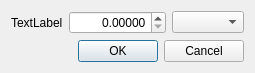
<?xml version="1.0" encoding="UTF-8"?>
<ui version="4.0">
 <class>cIngredientValue</class>
 <widget class="QDialog" name="cIngredientValue">
  <property name="geometry">
   <rect>
    <x>0</x>
    <y>0</y>
    <width>237</width>
    <height>69</height>
   </rect>
  </property>
  <property name="windowTitle">
   <string>Dialog</string>
  </property>
  <layout class="QGridLayout" name="gridLayout">
   <item row="0" column="0">
    <layout class="QHBoxLayout" name="horizontalLayout">
     <item>
      <widget class="QLabel" name="m_lpIngredient">
       <property name="text">
        <string>TextLabel</string>
       </property>
      </widget>
     </item>
     <item>
      <widget class="QDoubleSpinBox" name="m_lpIngredientValue">
       <property name="alignment">
        <set>Qt::AlignRight|Qt::AlignTrailing|Qt::AlignVCenter</set>
       </property>
       <property name="decimals">
        <number>5</number>
       </property>
       <property name="maximum">
        <double>99999.000000000000000</double>
       </property>
      </widget>
     </item>
     <item>
      <widget class="QComboBox" name="m_lpIngredientUnit"/>
     </item>
    </layout>
   </item>
   <item row="1" column="0">
    <widget class="QDialogButtonBox" name="buttonBox">
     <property name="orientation">
      <enum>Qt::Horizontal</enum>
     </property>
     <property name="standardButtons">
      <set>QDialogButtonBox::Cancel|QDialogButtonBox::Ok</set>
     </property>
    </widget>
   </item>
  </layout>
 </widget>
 <resources/>
 <connections>
  <connection>
   <sender>buttonBox</sender>
   <signal>accepted()</signal>
   <receiver>cIngredientValue</receiver>
   <slot>accept()</slot>
   <hints>
    <hint type="sourcelabel">
     <x>248</x>
     <y>254</y>
    </hint>
    <hint type="destinationlabel">
     <x>157</x>
     <y>274</y>
    </hint>
   </hints>
  </connection>
  <connection>
   <sender>buttonBox</sender>
   <signal>rejected()</signal>
   <receiver>cIngredientValue</receiver>
   <slot>reject()</slot>
   <hints>
    <hint type="sourcelabel">
     <x>316</x>
     <y>260</y>
    </hint>
    <hint type="destinationlabel">
     <x>286</x>
     <y>274</y>
    </hint>
   </hints>
  </connection>
 </connections>
</ui>
